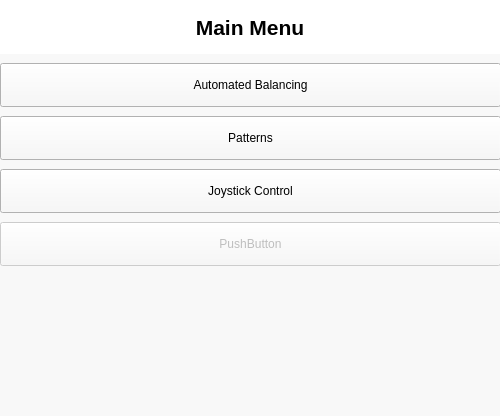
<?xml version="1.0" encoding="UTF-8"?>
<ui version="4.0">
 <class>Form</class>
 <widget class="QWidget" name="Form">
  <property name="geometry">
   <rect>
    <x>0</x>
    <y>0</y>
    <width>500</width>
    <height>416</height>
   </rect>
  </property>
  <property name="windowTitle">
   <string>Form</string>
  </property>
  <widget class="QWidget" name="widget" native="true">
   <property name="geometry">
    <rect>
     <x>0</x>
     <y>0</y>
     <width>500</width>
     <height>416</height>
    </rect>
   </property>
   <property name="sizePolicy">
    <sizepolicy hsizetype="Fixed" vsizetype="Fixed">
     <horstretch>0</horstretch>
     <verstretch>0</verstretch>
    </sizepolicy>
   </property>
   <property name="minimumSize">
    <size>
     <width>500</width>
     <height>416</height>
    </size>
   </property>
   <property name="maximumSize">
    <size>
     <width>500</width>
     <height>416</height>
    </size>
   </property>
   <property name="palette">
    <palette>
     <active>
      <colorrole role="Button">
       <brush brushstyle="SolidPattern">
        <color alpha="255">
         <red>248</red>
         <green>248</green>
         <blue>248</blue>
        </color>
       </brush>
      </colorrole>
      <colorrole role="Base">
       <brush brushstyle="SolidPattern">
        <color alpha="255">
         <red>248</red>
         <green>248</green>
         <blue>248</blue>
        </color>
       </brush>
      </colorrole>
      <colorrole role="Window">
       <brush brushstyle="SolidPattern">
        <color alpha="255">
         <red>248</red>
         <green>248</green>
         <blue>248</blue>
        </color>
       </brush>
      </colorrole>
     </active>
     <inactive>
      <colorrole role="Button">
       <brush brushstyle="SolidPattern">
        <color alpha="255">
         <red>248</red>
         <green>248</green>
         <blue>248</blue>
        </color>
       </brush>
      </colorrole>
      <colorrole role="Base">
       <brush brushstyle="SolidPattern">
        <color alpha="255">
         <red>248</red>
         <green>248</green>
         <blue>248</blue>
        </color>
       </brush>
      </colorrole>
      <colorrole role="Window">
       <brush brushstyle="SolidPattern">
        <color alpha="255">
         <red>248</red>
         <green>248</green>
         <blue>248</blue>
        </color>
       </brush>
      </colorrole>
     </inactive>
     <disabled>
      <colorrole role="Button">
       <brush brushstyle="SolidPattern">
        <color alpha="255">
         <red>248</red>
         <green>248</green>
         <blue>248</blue>
        </color>
       </brush>
      </colorrole>
      <colorrole role="Base">
       <brush brushstyle="SolidPattern">
        <color alpha="255">
         <red>248</red>
         <green>248</green>
         <blue>248</blue>
        </color>
       </brush>
      </colorrole>
      <colorrole role="Window">
       <brush brushstyle="SolidPattern">
        <color alpha="255">
         <red>248</red>
         <green>248</green>
         <blue>248</blue>
        </color>
       </brush>
      </colorrole>
     </disabled>
    </palette>
   </property>
   <property name="styleSheet">
    <string notr="true">background-color: rgb(248, 248, 248);</string>
   </property>
   <widget class="QWidget" name="PanelHeader" native="true">
    <property name="geometry">
     <rect>
      <x>0</x>
      <y>0</y>
      <width>500</width>
      <height>54</height>
     </rect>
    </property>
    <property name="sizePolicy">
     <sizepolicy hsizetype="Fixed" vsizetype="Fixed">
      <horstretch>0</horstretch>
      <verstretch>0</verstretch>
     </sizepolicy>
    </property>
    <property name="styleSheet">
     <string notr="true">background-color: rgb(255, 255, 255);</string>
    </property>
    <layout class="QGridLayout" name="gridLayout">
     <item row="0" column="0">
      <widget class="QLabel" name="label">
       <property name="font">
        <font>
         <family>Arial</family>
         <pointsize>16</pointsize>
         <weight>75</weight>
         <bold>true</bold>
         <kerning>false</kerning>
        </font>
       </property>
       <property name="text">
        <string>Main Menu</string>
       </property>
       <property name="alignment">
        <set>Qt::AlignCenter</set>
       </property>
      </widget>
     </item>
    </layout>
   </widget>
   <widget class="QWidget" name="verticalLayoutWidget">
    <property name="geometry">
     <rect>
      <x>0</x>
      <y>60</y>
      <width>501</width>
      <height>211</height>
     </rect>
    </property>
    <layout class="QVBoxLayout" name="verticalLayout">
     <item>
      <widget class="QPushButton" name="pushButton">
       <property name="minimumSize">
        <size>
         <width>0</width>
         <height>44</height>
        </size>
       </property>
       <property name="palette">
        <palette>
         <active>
          <colorrole role="Button">
           <brush brushstyle="SolidPattern">
            <color alpha="255">
             <red>0</red>
             <green>255</green>
             <blue>0</blue>
            </color>
           </brush>
          </colorrole>
          <colorrole role="Base">
           <brush brushstyle="SolidPattern">
            <color alpha="255">
             <red>248</red>
             <green>248</green>
             <blue>248</blue>
            </color>
           </brush>
          </colorrole>
          <colorrole role="Window">
           <brush brushstyle="SolidPattern">
            <color alpha="255">
             <red>248</red>
             <green>248</green>
             <blue>248</blue>
            </color>
           </brush>
          </colorrole>
         </active>
         <inactive>
          <colorrole role="Button">
           <brush brushstyle="SolidPattern">
            <color alpha="255">
             <red>255</red>
             <green>255</green>
             <blue>255</blue>
            </color>
           </brush>
          </colorrole>
          <colorrole role="Base">
           <brush brushstyle="SolidPattern">
            <color alpha="255">
             <red>248</red>
             <green>248</green>
             <blue>248</blue>
            </color>
           </brush>
          </colorrole>
          <colorrole role="Window">
           <brush brushstyle="SolidPattern">
            <color alpha="255">
             <red>248</red>
             <green>248</green>
             <blue>248</blue>
            </color>
           </brush>
          </colorrole>
         </inactive>
         <disabled>
          <colorrole role="Button">
           <brush brushstyle="SolidPattern">
            <color alpha="255">
             <red>186</red>
             <green>186</green>
             <blue>186</blue>
            </color>
           </brush>
          </colorrole>
          <colorrole role="Base">
           <brush brushstyle="SolidPattern">
            <color alpha="255">
             <red>248</red>
             <green>248</green>
             <blue>248</blue>
            </color>
           </brush>
          </colorrole>
          <colorrole role="Window">
           <brush brushstyle="SolidPattern">
            <color alpha="255">
             <red>248</red>
             <green>248</green>
             <blue>248</blue>
            </color>
           </brush>
          </colorrole>
         </disabled>
        </palette>
       </property>
       <property name="text">
        <string>Automated Balancing</string>
       </property>
      </widget>
     </item>
     <item>
      <widget class="QPushButton" name="pushButton_3">
       <property name="minimumSize">
        <size>
         <width>0</width>
         <height>44</height>
        </size>
       </property>
       <property name="text">
        <string>Patterns</string>
       </property>
      </widget>
     </item>
     <item>
      <widget class="QPushButton" name="pushButton_4">
       <property name="minimumSize">
        <size>
         <width>0</width>
         <height>44</height>
        </size>
       </property>
       <property name="text">
        <string>Joystick Control</string>
       </property>
      </widget>
     </item>
     <item>
      <widget class="QPushButton" name="pushButton_2">
       <property name="enabled">
        <bool>false</bool>
       </property>
       <property name="minimumSize">
        <size>
         <width>0</width>
         <height>44</height>
        </size>
       </property>
       <property name="text">
        <string>PushButton</string>
       </property>
       <property name="flat">
        <bool>false</bool>
       </property>
      </widget>
     </item>
    </layout>
   </widget>
  </widget>
 </widget>
 <resources/>
 <connections/>
</ui>
